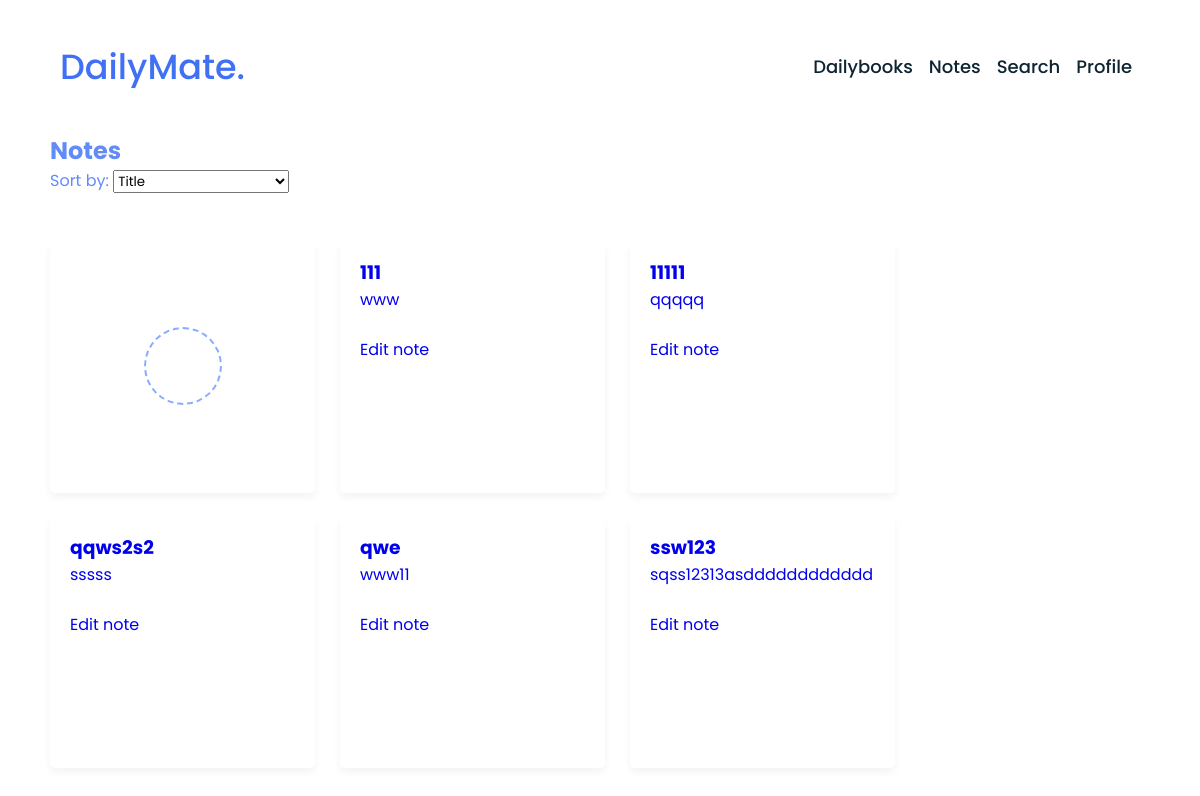
Before: /www/notes/ (signed in) with the older database file.
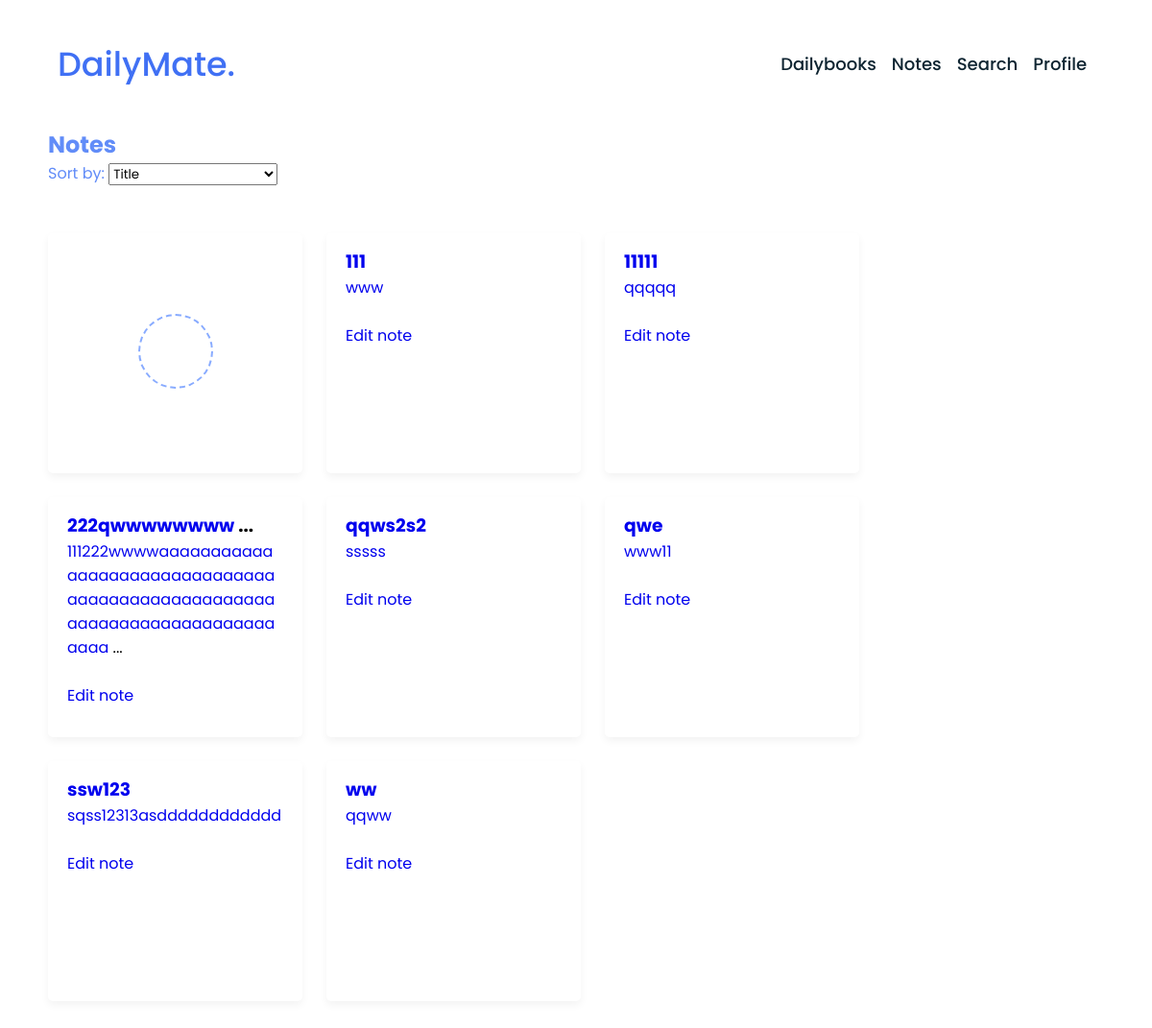
After: the same page with the newer database file.
### dailybook/models.py (models this page shows, shortened)
class Entry(models.Model):
    author = models.ForeignKey(User, on_delete=models.CASCADE)  # добавьте это поле
    title = models.CharField(max_length=100)
    content = models.TextField()

### dailybook/views.py (the view)
# urls.py: path('<str:username>/notes/', note_list, name='note_list'),
@login_required
def note_list(request, username):
    print(request.user.username, username)
    if request.user.username != username:
        return render(request, 'error/access_denied.html', status=403)
    else:
        try:
            user = User.objects.get(username=username)
        except User.DoesNotExist:
            raise Http404("User does not exist")
        sort_by = request.GET.get('sort_by')
        if sort_by == 'title':
            entries = Entry.objects.filter(author=user).order_by('title')
        else:
            entries = Entry.objects.filter(author=user).order_by('-title')
        return render(request, 'main/note_list.html', {'entries': entries})

### dailybook/templates/main/note_list.html (shortened to what this page needs)
{% extends 'base.html' %}
{% load static %}
{% block head %}
    <link rel="stylesheet" href="{% static 'css/note_list.css' %}">
    <link rel="stylesheet" href="https://unicons.iconscout.com/release/v4.0.0/css/line.css">
{% endblock %}
{% block content %}
    <h2 style="color: #618cf8; margin-left: 50px;">Notes</h2>
    <form id="sortForm" method="get">
        <label for="sort_by" style="color: #618cf8; margin-left: 50px;">Sort by:</label>
        <select name="sort_by" id="sort_by">
            <option value="title">Title</option>
        </select>
    </form>
    <div class="wrapper">
        <li class="add-box">
            <a href="{% url 'entry_create' username=request.user.username %}" class="add-link">
                <div class="icon"></div>
            </a>
        </li>
        {% for entry in entries reversed %}
            <li>
                <h3><a href="{% url 'entry_detail' username=entry.author.username pk=entry.pk %}">{{ entry.title|slice:":12" }}</a>
                    {% if entry.title|length > 12 %}
                        ...
                    {% endif %}
                </h3>
                <a href="{% url 'entry_detail' username=entry.author.username pk=entry.pk %}">{{ entry.content|slice:":85" }}</a>
                {% if entry.content|length > 85 %}
                    ...
                {% endif %}
                <br>
                <div class="edit">
                    <a href="{% url 'entry_edit' username=entry.author.username pk=entry.pk  %}">Edit note</a>
                </div>
            </li>
        {% endfor %}
    </div>
{% endblock %}

Changed rows visible on the page:
added Entry: title "222qwwwwwwww", content "111222wwwwaaaaaaaaaaaaaaaaaaaaaaaaaaaaaaaaaaaaaaaaaaaaaaaaaaaaaaaaaaaaaaaaaaaaaaaaaaa"
added Entry: title "ww", content "qqww"
